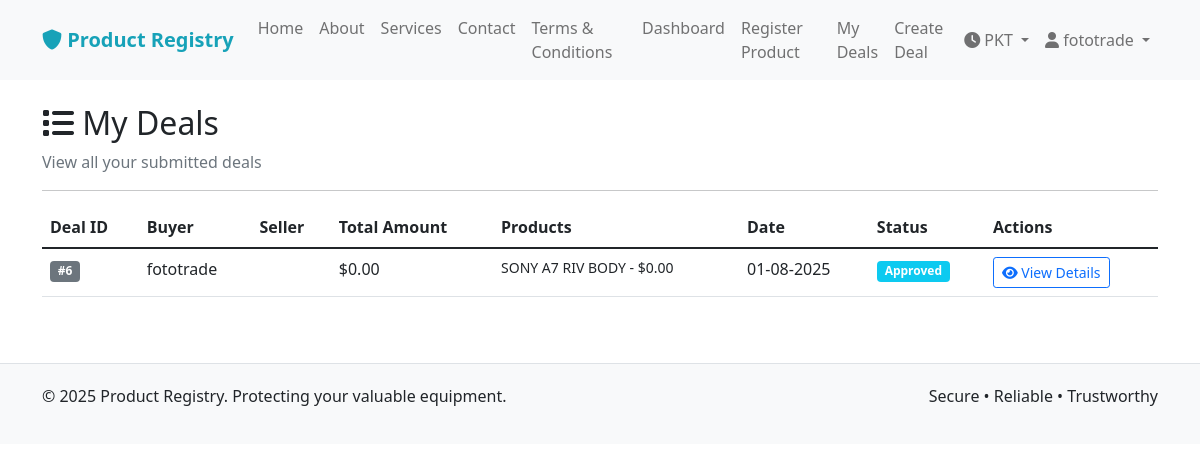
Before: /user_deals (signed in) with the older database file.
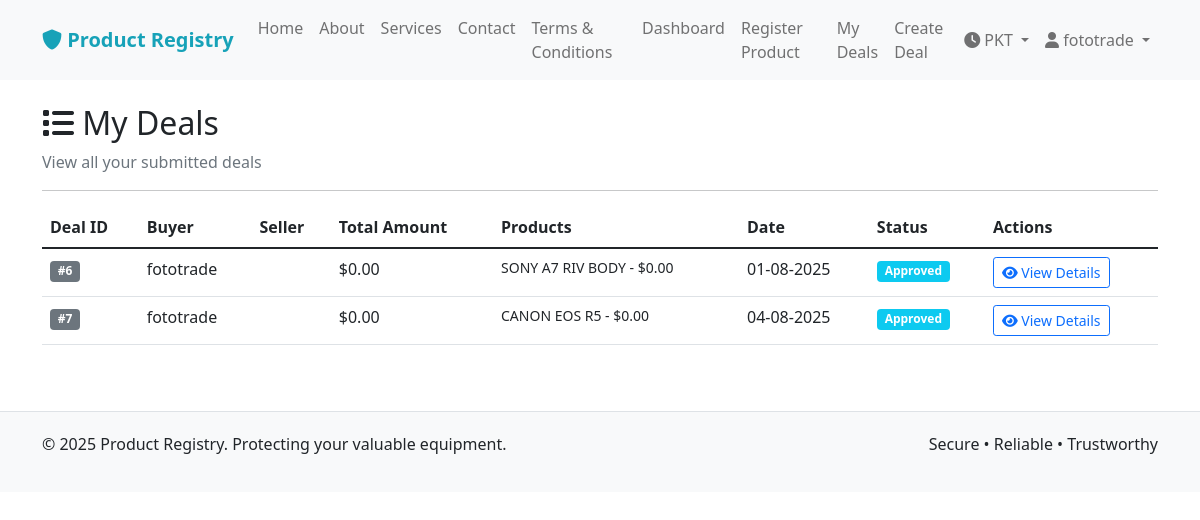
After: the same page with the newer database file.
### models.py (models this page shows, shortened)
class User(UserMixin, db.Model):
    id = db.Column(db.Integer, primary_key=True)
    username = db.Column(db.String(80), unique=True, nullable=False)
    email = db.Column(db.String(120), unique=True, nullable=False)
    mobile_number = db.Column(db.String(15), unique=True, nullable=False)
    id_card_number = db.Column(db.String(20), unique=True, nullable=False)  # Format: 35202-2818708-5
    shop_name = db.Column(db.String(100), nullable=True)  # Required for shopkeepers
    password_hash = db.Column(db.String(200), nullable=False)
    is_admin = db.Column(db.Boolean, default=False)
    is_shopkeeper = db.Column(db.Boolean, default=False)
    can_create_admins = db.Column(db.Boolean, default=False)  # Main admin privilege
    shopkeeper_approved = db.Column(db.Boolean, default=False)  # Admin approval for shopkeepers
    has_subscription = db.Column(db.Boolean, default=False)
    reset_token = db.Column(db.String(100), nullable=True)
    reset_token_expiry = db.Column(db.DateTime, nullable=True)
    created_at = db.Column(db.DateTime, default=datetime.utcnow)
    products = db.relationship('Product', backref='owner', lazy=True)
    deals_as_buyer = db.relationship('Deal', foreign_keys='Deal.buyer_id', backref='buyer', lazy=True)
    deals_as_seller = db.relationship('Deal', foreign_keys='Deal.seller_id', backref='seller', lazy=True)

class Deal(db.Model):
    id = db.Column(db.Integer, primary_key=True)
    status = db.Column(db.String(20), default='pending')  # pending, approved, rejected, completed, cancelled
    total_amount = db.Column(db.Float, default=0.0)
    description = db.Column(db.Text)  # Optional deal description
    deal_type = db.Column(db.String(20), default='normal')  # normal, transfer
    seller_name = db.Column(db.String(100))  # For non-registered sellers
    seller_mobile = db.Column(db.String(15))  # For non-registered sellers
    seller_id_card = db.Column(db.String(50))  # For non-registered sellers
    seller_address = db.Column(db.Text)  # For non-registered sellers
    approved_by = db.Column(db.Integer, db.ForeignKey('user.id'), nullable=True)
    approved_at = db.Column(db.DateTime)
    approval_notes = db.Column(db.Text)
    created_at = db.Column(db.DateTime, default=datetime.utcnow)
    completed_at = db.Column(db.DateTime)
    buyer_id = db.Column(db.Integer, db.ForeignKey('user.id'), nullable=False)
    seller_id = db.Column(db.Integer, db.ForeignKey('user.id'), nullable=True)  # Nullable for non-registered sellers
    deal_items = db.relationship('DealItem', backref='deal', lazy=True)

class DealItem(db.Model):
    id = db.Column(db.Integer, primary_key=True)
    price = db.Column(db.Float, nullable=False)
    deal_id = db.Column(db.Integer, db.ForeignKey('deal.id'), nullable=False)
    product_id = db.Column(db.Integer, db.ForeignKey('product.id'), nullable=False)

class Product(db.Model):
    id = db.Column(db.Integer, primary_key=True)
    name = db.Column(db.String(100), nullable=False)
    serial_number = db.Column(db.String(100), unique=True, nullable=False)
    status = db.Column(db.String(20), default='for_sale')  # for_sale, locked, stolen
    created_at = db.Column(db.DateTime, default=datetime.utcnow)
    updated_at = db.Column(db.DateTime, default=datetime.utcnow, onupdate=datetime.utcnow)
    user_id = db.Column(db.Integer, db.ForeignKey('user.id'), nullable=False)
    category_id = db.Column(db.Integer, db.ForeignKey('category.id'), nullable=False)
    brand_id = db.Column(db.Integer, db.ForeignKey('brand.id'), nullable=False)
    status_history = db.relationship('ProductStatusHistory', backref='product', lazy=True)
    deal_items = db.relationship('DealItem', backref='product', lazy=True)

### routes.py (the view)
@bp.route('/user_deals')
@login_required
def user_deals():
    if current_user.is_admin:
        return redirect(url_for('main.admin_dashboard'))
    buyer_deals = Deal.query.filter_by(buyer_id=current_user.id).all()
    seller_deals = Deal.query.filter_by(seller_id=current_user.id).all()
    return render_template('user_deals.html',
                         title='My Deals',
                         buyer_deals=buyer_deals,
                         seller_deals=seller_deals)

### models.py (called while the page is built)
@login_manager.user_loader
def load_user(user_id):
    return User.query.get(int(user_id))

### templates/user_deals.html (shortened to what this page needs)
{% extends "base.html" %}
{% block content %}
<div class="row">
    <div class="col-12">
        <h2><i class="fas fa-list"></i> My Deals</h2>
        <p class="text-muted">View all your submitted deals</p>
        <hr>
    </div>
</div>
<div class="row">
    <div class="col-12">
        {% if buyer_deals or seller_deals %}
        <div class="table-responsive">
            <table class="table table-hover">
                <thead>
                    <tr>
                        <th>Deal ID</th>
                        <th>Buyer</th>
                        <th>Seller</th>
                        <th>Total Amount</th>
                        <th>Products</th>
                        <th>Date</th>
                        <th>Status</th>
                        <th>Actions</th>
                    </tr>
                </thead>
                <tbody>
                    {% for deal in buyer_deals + seller_deals %}
                    <tr>
                        <td><span class="badge bg-secondary">#{{ deal.id }}</span></td>
                        <td>{{ deal.buyer.username }}</td>
                        <td>{{ deal.seller.username }}</td>
                        <td>${{ '%.2f' % deal.total_amount }}</td>
                        <td>
                            {% for item in deal.deal_items %}
                            <small class="d-block">{{ item.product.name }} - ${{ '%.2f' % item.price }}</small>
                            {% endfor %}
                        </td>
                        <td>{{ utc_to_pakistan(deal.created_at).split(' ')[0] }}</td>
                        <td><span class="badge bg-info">{{ deal.status.title() }}</span></td>
                        <td>
                            <a href="{{ url_for('main.deal_details', deal_id=deal.id) }}" class="btn btn-outline-primary btn-sm">
                                <i class="fas fa-eye"></i> View Details
                            </a>
                        </td>
                    </tr>
                    {% endfor %}
                </tbody>
            </table>
        </div>
        {% endif %}
    </div>
</div>
{% endblock %}

### templates/base.html (shortened to what this page needs)
<!DOCTYPE html>
<html lang="en">
<head>
    <link href="https://cdn.jsdelivr.net/npm/bootstrap@5.1.3/dist/css/bootstrap.min.css" rel="stylesheet">
    <link rel="stylesheet" href="https://cdnjs.cloudflare.com/ajax/libs/font-awesome/6.0.0/css/all.min.css">
</head>
<body>
    <nav class="navbar navbar-expand-lg navbar-light bg-light">
        <div class="container">
            <a class="navbar-brand" href="{{ url_for('main.index') }}">
                <i class="fas fa-shield-alt"></i> Product Registry
            </a>
            <div class="collapse navbar-collapse" id="navbarNav">
                <ul class="navbar-nav me-auto">
                    <li class="nav-item">
                        <a class="nav-link" href="{{ url_for('main.index') }}">Home</a>
                    </li>
                    <li class="nav-item">
                        <a class="nav-link" href="{{ url_for('main.about') }}">About</a>
                    </li>
                    <li class="nav-item">
                        <a class="nav-link" href="{{ url_for('main.services') }}">Services</a>
                    </li>
                    <li class="nav-item">
                        <a class="nav-link" href="{{ url_for('main.contact') }}">Contact</a>
                    </li>
                    <li class="nav-item">
                        <a class="nav-link" href="{{ url_for('main.terms') }}">Terms & Conditions</a>
                    </li>
                    {% if current_user.is_authenticated %}
                        {% if current_user.is_admin %}
                            <li class="nav-item">
                                <a class="nav-link" href="{{ url_for('main.admin_dashboard') }}">Dashboard</a>
                            </li>
                            <li class="nav-item dropdown">
                                <a class="nav-link dropdown-toggle" href="#" id="adminDropdown" role="button" data-bs-toggle="dropdown">
                                    Admin Tools
                                </a>
                                <ul class="dropdown-menu">
                                    <li><a class="dropdown-item" href="{{ url_for('main.manage_categories') }}">Manage Categories</a></li>
                                    <li><a class="dropdown-item" href="{{ url_for('main.manage_brands') }}">Manage Brands</a></li>
                                    <li><a class="dropdown-item" href="{{ url_for('main.admin_search') }}">Search Products</a></li>
                                    <li><a class="dropdown-item" href="{{ url_for('main.admin_users') }}">View Users</a></li>
                                    <li><a class="dropdown-item" href="{{ url_for('main.admin_deal_approval') }}">View Deals</a></li>
                                    <li><a class="dropdown-item" href="{{ url_for('main.stolen_report') }}">Stolen Report</a></li>
                                </ul>
                            </li>
                        {% else %}
                            <li class="nav-item">
                                <a class="nav-link" href="{{ url_for('main.user_dashboard') }}">Dashboard</a>
                            </li>
                            <li class="nav-item">
                                <a class="nav-link" href="{{ url_for('main.register_product') }}">Register Product</a>
                            </li>
                            <li class="nav-item">
                                <a class="nav-link" href="{{ url_for('main.user_deals') }}">My Deals</a>
                            </li>
                            <li class="nav-item">
                                <a class="nav-link" href="{{ url_for('main.user_create_deal') }}">Create Deal</a>
                            </li>
                        {% endif %}
                    {% endif %}
                </ul>
                <ul class="navbar-nav">
                    <li class="nav-item dropdown">
                        <a class="nav-link dropdown-toggle" href="#" id="clockDropdown" role="button" data-bs-toggle="dropdown">
                            <i class="fas fa-clock"></i> PKT
                        </a>
                    </li>
                    {% if current_user.is_authenticated %}
                        <li class="nav-item dropdown">
                            <a class="nav-link dropdown-toggle" href="#" id="userDropdown" role="button" data-bs-toggle="dropdown">
                                <i class="fas fa-user"></i> {{ current_user.username }}
                            </a>
                        </li>
                    {% endif %}
                </ul>
            </div>
        </div>
    </nav>
    <div class="container mt-4">
        {% block content %}{% endblock %}
    </div>
    <footer class="footer">
        <div class="container">
            <div class="row">
                <div class="col-md-6">
                    <p>&copy; 2025 Product Registry. Protecting your valuable equipment.</p>
                </div>
                <div class="col-md-6 text-end">
                    <p>Secure • Reliable • Trustworthy</p>
                </div>
            </div>
        </div>
    </footer>
</body>
</html>

### templates/base.html (style rules this page uses)
:root { --primary-color: #17a2b8; --secondary-color: #6c757d; --success-color: #28a745; --danger-color: #dc3545; --warning-color: #ffc107; --info-color: #17a2b8; --light-color: #f8f9fa; --dark-color: #343a40; }
.navbar-brand { font-weight: bold; color: var(--primary-color) !important; }
.footer { background-color: var(--light-color); padding: 20px 0; margin-top: 50px; border-top: 1px solid #dee2e6; }

Changed rows visible on the page:
added Deal: id "7", buyer.username "fototrade", total_amount "0.00", created_at "04-08-2025", status "Approved"
added DealItem: product.name "CANON EOS R5", price "0.00", shown under "7"
